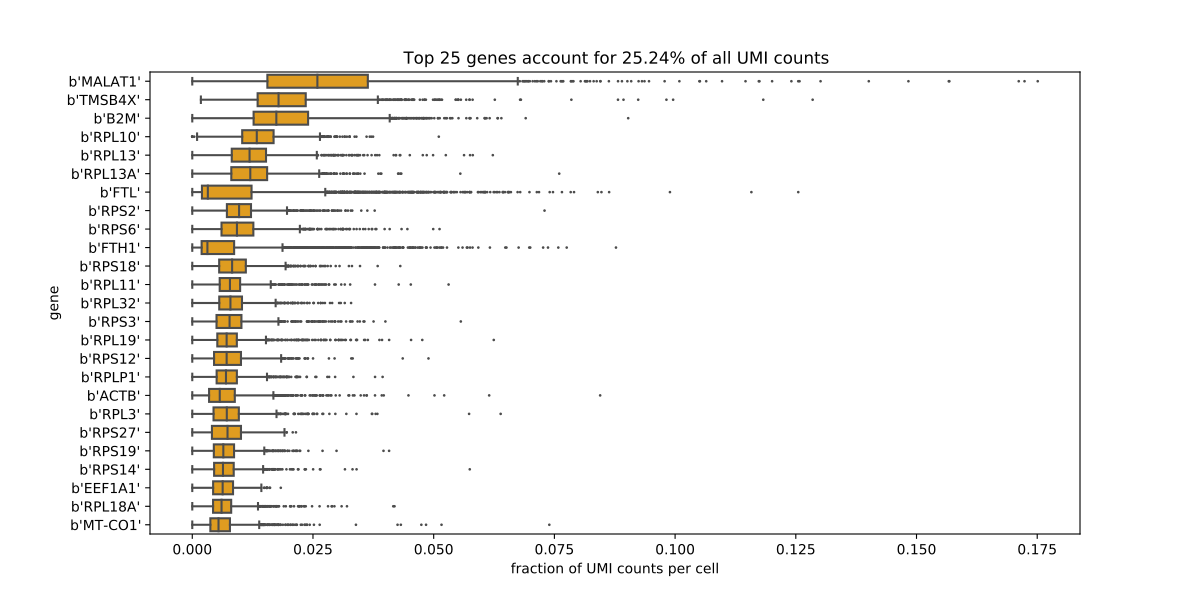

Python code for this plot:
import besca as bc
import matplotlib.pyplot as plt
adata = bc.datasets.pbmc3k_raw()
bc.pl.top_genes_counts(adata)
